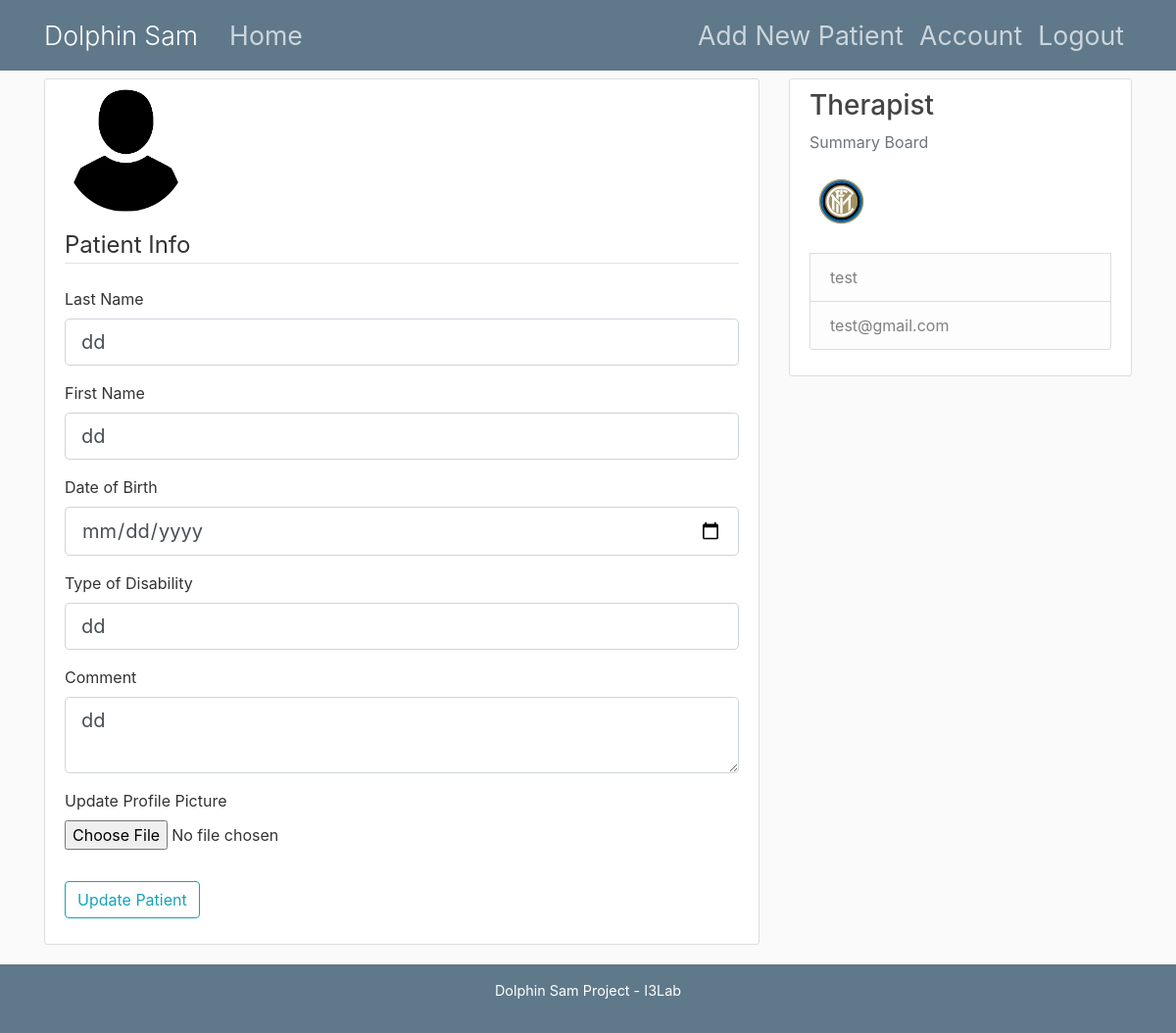
Page /patientup/6 (signed in) on the committed database.
### server/models.py (models this page shows, shortened)
class Patient(db.Model):
    id = db.Column(db.Integer, primary_key=True)
    last_name = db.Column(db.String(20), nullable=False)
    first_name = db.Column(db.String(20), nullable=False)
    date_of_birth = db.Column(db.Date, nullable=False)
    type_of_disability = db.Column(db.String(50), nullable=False)
    comment = db.Column(db.String(250))
    image_file = db.Column(db.String(20), nullable=False, default='default_user.jpg')
    user_id = db.Column(db.Integer, db.ForeignKey('user.id'), nullable=False)
    levels_run = db.relationship('LevelRun', lazy=True)
    levels_search = db.relationship('LevelSearch', lazy=True)
    sessions = db.relationship('Session', lazy=True)

class User(db.Model, UserMixin):
    id = db.Column(db.Integer, primary_key=True)
    username = db.Column(db.String(20), unique=True, nullable=False)
    email = db.Column(db.String(120), unique=True, nullable=False)
    image_file = db.Column(db.String(20), nullable=False, default='default.jpg')
    password = db.Column(db.String(60), nullable=False)
    patients = db.relationship('Patient', backref='therapist', lazy=True)

### server/routes.py (the view)
@app.route("/patientup/<id_p>", methods=['GET', 'POST'])
@login_required
def patientup(id_p):
    if current_user.is_authenticated:
        id_reg = id_p.replace('}', '')
        id_int = int(id_reg)
        for p in range(0, len(current_user.patients)):
            if current_user.patients[p].id == id_int:
                index = p
        form = UpdatePatientForm()
        if form.validate_on_submit():
            if form.picture.data:
                picture_file = save_picture(form.picture.data)
                current_user.patients[index].image_file = picture_file
            current_user.patients[index].last_name = form.last_name.data
            current_user.patients[index].first_name = form.first_name.data
            current_user.patients[index].date_of_birth = form.date_of_birth.data
            current_user.patients[index].type_of_disability = form.type_of_disability.data
            current_user.patients[index].comment = form.comment.data
            db.session.commit()
            flash('The patient account has been Updated!', 'success')
            return redirect(url_for('home'))
        elif request.method == 'GET':
            form.last_name.data = current_user.patients[index].last_name
            form.first_name.data = current_user.patients[index].first_name
            form.date_of_birth.data = current_user.patients[index].date_of_birth
            form.type_of_disability.data = current_user.patients[index].type_of_disability
            form.comment.data = current_user.patients[index].comment
        image_file = url_for('static', filename='profile_pics/' + current_user.patients[index].image_file)
        return render_template('patient_update.html', title='Patient_Update', image_file=image_file, form=form)

### server/form.py
class UpdatePatientForm(FlaskForm):
    last_name = StringField('Last Name', validators=[DataRequired()])
    first_name = StringField('First Name', validators=[DataRequired()])
    date_of_birth = DateField('Date of Birth', validators=[DataRequired()])
    type_of_disability = StringField('Type of Disability', validators=[DataRequired(), Length(min=1, max=50)])
    comment = TextAreaField('Comment', validators=[Length(min=0, max=250)])
    picture = FileField('Update Profile Picture', validators=[FileAllowed(['jpg', 'png', 'jpeg'])]) # we can add also other extension
    submit = SubmitField('Update Patient')

### server/models.py (called while the page is built)
@login_manager.user_loader
def load_user(user_id):
    return User.query.get(int(user_id))

### server/templates/patient_update.html (shortened to what this page needs)
{% extends "layout.html" %}
{% block content %}
<div class="content-section">
    <div class="media">
        <img class="rounded-circle account-img" src="{{ image_file }}">
        </div>
    <form method="POST" action="" enctype="multipart/form-data">
        <fieldset class="form-group">
            <legend class="border-bottom mb-4">Patient Info</legend>
            <div class="form-group">
                {{ form.last_name.label(class="form-control-label") }}
                {% if form.last_name.errors %}
                {{ form.last_name(class="form-control form-control-lg is-invalid") }}
                <div class="invalid-feedback">
                    {% for error in form.last_name.errors %}
                    <span>{{ error }}</span>
                    {% endfor %}
                </div>
                {% else %}
                {{ form.last_name(class="form-control form-control-lg") }}
                {% endif %}
            </div>
            <div class="form-group">
                {{ form.first_name.label(class="form-control-label") }}
                {% if form.first_name.errors %}
                {{ form.first_name(class="form-control form-control-lg is-invalid") }}
                <div class="invalid-feedback">
                    {% for error in form.first_name.errors %}
                    <span>{{ error }}</span>
                    {% endfor %}
                </div>
                {% else %}
                {{ form.first_name(class="form-control form-control-lg") }}
                {% endif %}
            </div>
            <div class="form-group">
                {{ form.date_of_birth.label(class="form-control-label") }}
                {% if form.date_of_birth.errors %}
                {{ form.date_of_birth(class="form-control form-control-lg is-invalid") }}
                <div class="invalid-feedback">
                    {% for error in form.date_of_birth.errors %}
                    <span>{{ error }}</span>
                    {% endfor %}
                </div>
                {% else %}
                {{ form.date_of_birth(class="form-control form-control-lg") }}
                {% endif %}
            </div>
            <div class="form-group">
                {{ form.type_of_disability.label(class="form-control-label") }}
                {% if form.type_of_disability.errors %}
                {{ form.type_of_disability(class="form-control form-control-lg is-invalid") }}
                <div class="invalid-feedback">
                    {% for error in form.type_of_disability.errors %}
                    <span>{{ error }}</span>
                    {% endfor %}
                </div>
                {% else %}
                {{ form.type_of_disability(class="form-control form-control-lg") }}
                {% endif %}
            </div>
            <div class="form-group">
                {{ form.comment.label(class="form-control-label") }}
                {% if form.comment.errors %}
                {{ form.comment(class="form-control form-control-lg is-invalid") }}
                <div class="invalid-feedback">
                    {% for error in form.comment.errors %}
                    <span>{{ error }}</span>
                    {% endfor %}
                </div>
                {% else %}
                {{ form.comment(class="form-control form-control-lg") }}
                {% endif %}
            </div>
            <div class="form-group">
                {{ form.picture.label() }}
                {{ form.picture(class="form-control-file") }}
            </div>
        </fieldset>
        <div class="form-group">
            {{ form.submit(class="btn btn-outline-info") }}
        </div>
    </form>
</div>
{% endblock content %}

### server/templates/layout.html (shortened to what this page needs)
<!DOCTYPE html>
<html>
<head>
    <link rel="stylesheet" href="https://maxcdn.bootstrapcdn.com/bootstrap/4.0.0/css/bootstrap.min.css">
    <link rel="stylesheet" type="text/css" href="{{ url_for('static', filename='main.css') }}">
</head>
<body>
<header class="site-header">
    <nav class="navbar navbar-expand-md navbar-dark bg-steel fixed-top">
        <div class="container">
            <a class="navbar-brand mr-4" href="/">Dolphin Sam</a>
            <div class="collapse navbar-collapse" id="navbarToggle">
                <div class="navbar-nav mr-auto">
                    <a class="nav-item nav-link" href="{{ url_for('home') }}">Home</a>
                </div>
                <div class="navbar-nav">
                    {% if current_user.is_authenticated %}
                    <a class="nav-item nav-link" href="{{ url_for('new_patient') }}">Add New Patient</a>
                    <a class="nav-item nav-link" href="{{ url_for('account') }}">Account</a>
                    <a class="nav-item nav-link" href="{{ url_for('logout') }}">Logout</a>
                    {% else %}
                        <a class="nav-item nav-link" href="{{ url_for('login') }}">Login</a>
                        <a class="nav-item nav-link" href="{{ url_for('register') }}">Register</a>
                    {% endif %}
                </div>
            </div>
        </div>
    </nav>
</header>
<main role="main" class="container">
    <div class="row">
        <div class="col-md-8">
            {% block content %}{% endblock %}
        </div>
        <div class="col-md-4">
            <div class="content-section">
                <h3>Therapist</h3>
                <p class='text-muted'>Summary Board
                <ul class="list-group">
                    {% if current_user.is_authenticated %}
                    <img class="rounded-circle article-img" src="{{ url_for('static', filename='profile_pics/' + current_user.image_file) }}" style="margin-bottom: 20px">
                    <li class="list-group-item list-group-item-light"> {{ current_user.username }} </li>
                    <li class="list-group-item list-group-item-light"> {{ current_user.email }} </li>
                    {% else %}
                    <li class="list-group-item list-group-item-light">Username</li>
                    <li class="list-group-item list-group-item-light">Email</li>
                    {% endif %}
                </ul>
                </p>
            </div>
        </div>
    </div>
</main>
<div class="copy-layout">
    <p>Dolphin Sam Project - I3Lab</p>
</div>
</body>
</html>

### server/static/main.css (style rules this page uses)
body { background: #fafafa; color: #333333; margin-top: 5rem; }
h1, h2, h3, h4, h5, h6 { color: #444444; }
.bg-steel { background-color: #5f788a; }
.site-header .navbar-nav .nav-link { color: #cbd5db; font-size: 20pt; }
.site-header .navbar-brand { font-size: 20pt; font-weight: 300; }
.content-section { background: #ffffff; padding: 10px 20px; border: 1px solid #dddddd; border-radius: 3px; margin-bottom: 20px; }
.article-img { height: 65px; width: 65px; margin-right: 16px; }
.account-img { height: 125px; width: 125px; margin-right: 20px; margin-bottom: 16px; }
.copy-layout { clear: both; position: relative; bottom: 0; left: 0; right: 0; text-align: center; background: #5f788a; padding: 1em 1em; }
.copy-layout p { color: #fff; font-size:0.9em; }

### rows in the picture
Patient: last_name "dd", first_name "dd", type_of_disability "dd", comment "dd"
User: image_file (placeholder picture), username "test", email "test@gmail.com"
